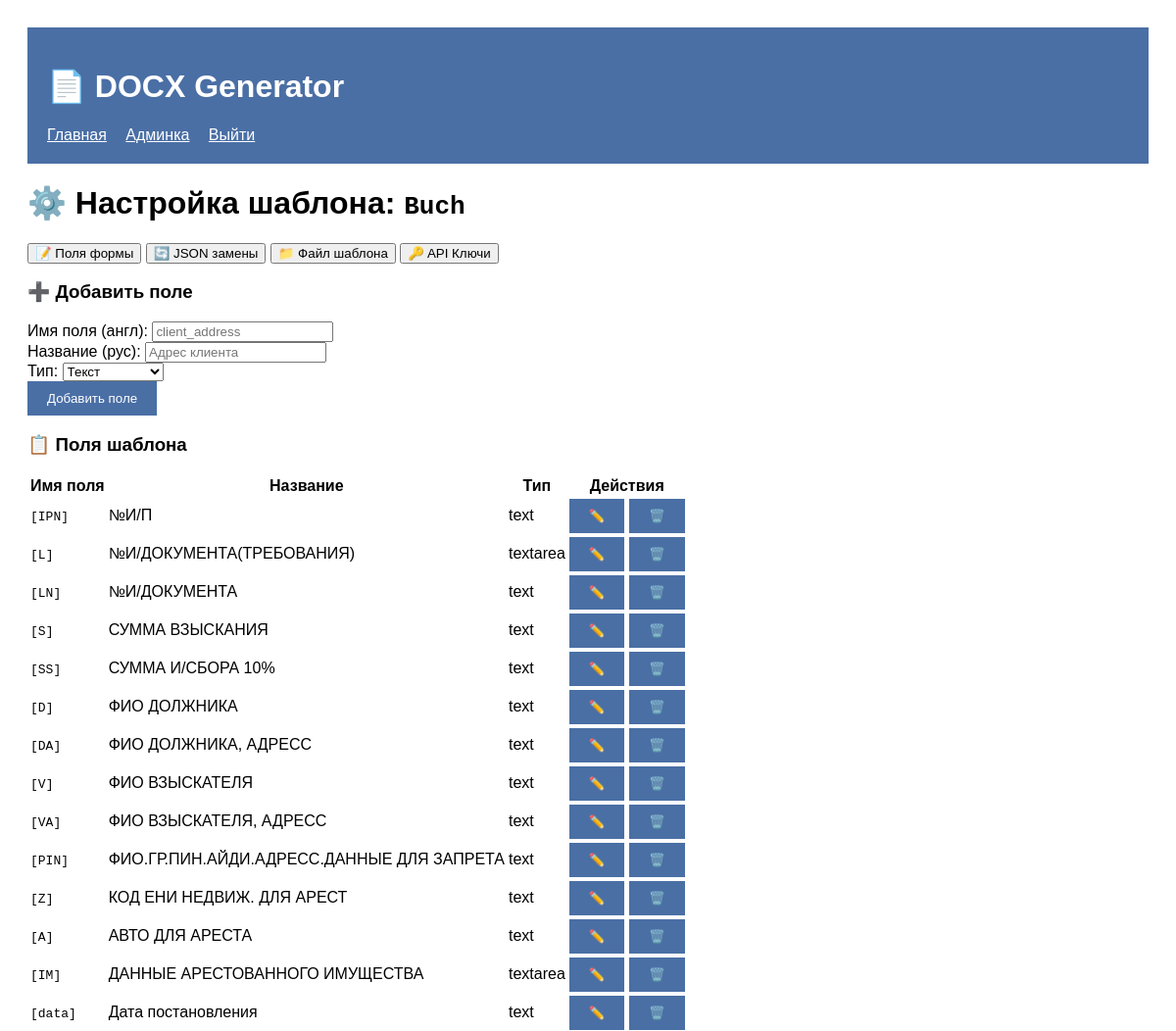
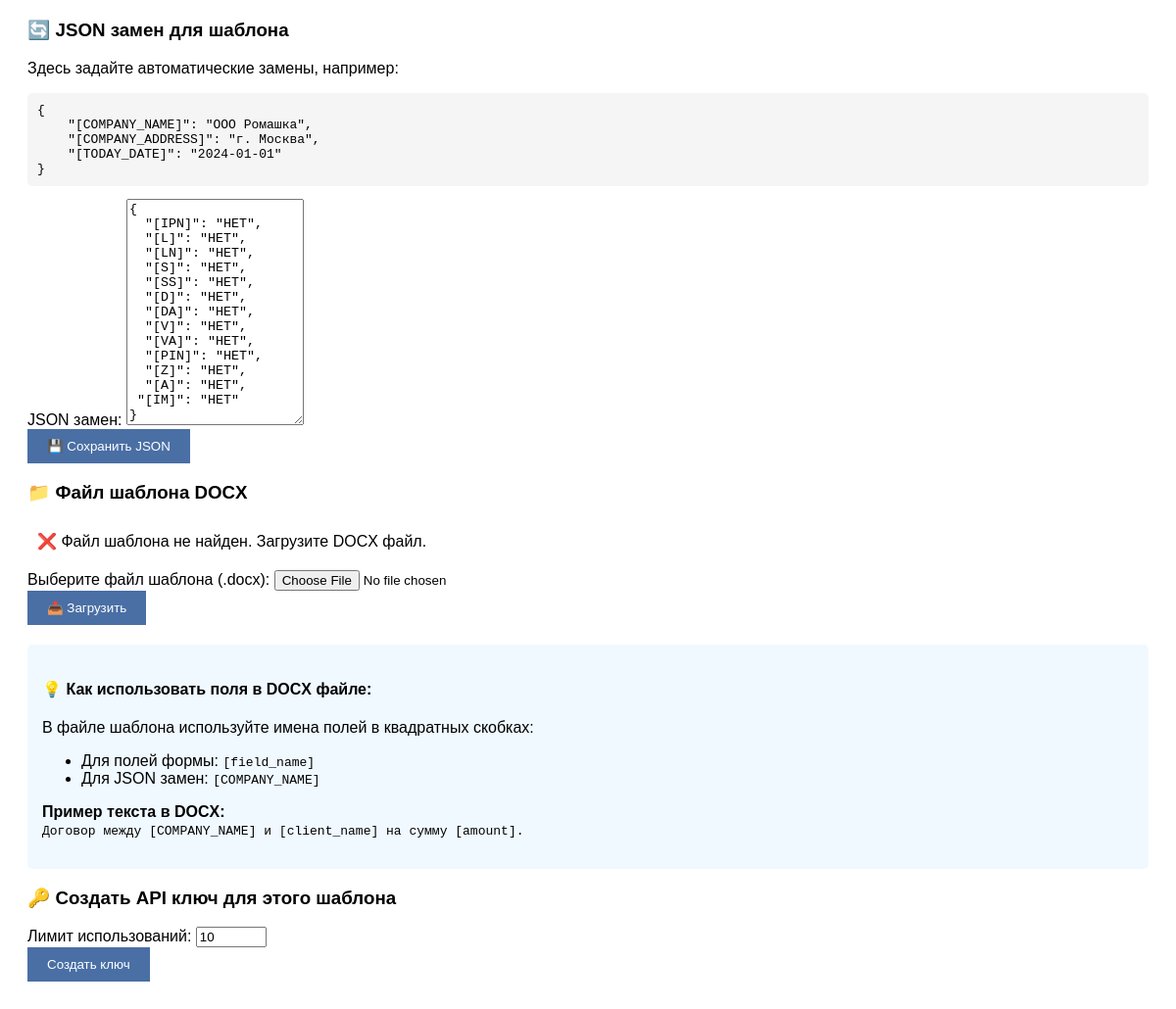
The page /admin/template/Buch (signed in) on the database its author committed (2 pictures, top to bottom).
### tables this page shows
CREATE TABLE template_fields (
            id INTEGER PRIMARY KEY AUTOINCREMENT,
            template_name TEXT NOT NULL,
            field_name TEXT NOT NULL,
            field_label TEXT NOT NULL,
            field_type TEXT DEFAULT 'text',
            field_order INTEGER DEFAULT 0,
            created_at TIMESTAMP DEFAULT CURRENT_TIMESTAMP,
            UNIQUE(template_name, field_name),
            FOREIGN KEY (template_name) REFERENCES templates(name) ON DELETE CASCADE
        );

CREATE TABLE template_replacements (
            template_name TEXT PRIMARY KEY,
            replacements_json TEXT,
            updated_at TIMESTAMP DEFAULT CURRENT_TIMESTAMP,
            FOREIGN KEY (template_name) REFERENCES templates(name) ON DELETE CASCADE
        );

### app.py (the view, shortened to what this page needs)
@app.route('/admin/template/<template_name>', methods=['GET', 'POST'])
@admin_required
def manage_template(template_name):
    fields = get_template_fields(template_name)
    replacements_json = get_template_replacements(template_name)
    template_file_exists = os.path.exists(
        os.path.join(Config.TEMPLATES_STORAGE, f"{secure_filename(template_name)}.docx")
    )
    return render_template('manage_template.html',
                         template_name=template_name,
                         fields=fields,
                         replacements_json=replacements_json,
                         template_file_exists=template_file_exists)

### app.py (called while the page is built)
def admin_required(f):
    @wraps(f)
    def decorated_function(*args, **kwargs):
        if 'admin_auth' not in session:
            return redirect(url_for('admin_login'))
        return f(*args, **kwargs)
    return decorated_function

### database.py (called while the page is built)
def get_db():
    conn = sqlite3.connect(Config.DATABASE_PATH)
    conn.row_factory = sqlite3.Row
    return conn

def get_template_fields(template_name):
    conn = get_db()
    c = conn.cursor()
    c.execute('''
        SELECT field_name, field_label, field_type, field_order
        FROM template_fields
        WHERE template_name = ?
        ORDER BY field_order
    ''', (template_name,))
    fields = c.fetchall()
    conn.close()
    return fields

def get_template_replacements(template_name):
    conn = get_db()
    c = conn.cursor()
    c.execute('SELECT replacements_json FROM template_replacements WHERE template_name = ?',
              (template_name,))
    result = c.fetchone()
    conn.close()
    return result['replacements_json'] if result else '{}'

### templates/manage_template.html (shortened to what this page needs)
{% extends "base.html" %}
{% block content %}
<h1>⚙️ Настройка шаблона: <code>{{ template_name }}</code></h1>
<div class="tabs">
    <button class="tab active" data-tab="fields-tab">📝 Поля формы</button>
    <button class="tab" data-tab="json-tab">🔄 JSON замены</button>
    <button class="tab" data-tab="file-tab">📁 Файл шаблона</button>
    <button class="tab" data-tab="keys-tab">🔑 API Ключи</button>
</div>
<div id="fields-tab" class="tab-content active">
    <div class="card">
        <h3>➕ Добавить поле</h3>
        <form method="POST">
            <div class="form-group">
                <label>Имя поля (англ):</label>
                <input type="text" name="field_name" placeholder="client_address" required>
            </div>
            <div class="form-group">
                <label>Название (рус):</label>
                <input type="text" name="field_label" placeholder="Адрес клиента" required>
            </div>
            <div class="form-group">
                <label>Тип:</label>
                <select name="field_type">
                    <option value="text">Текст</option>
                </select>
            </div>
            <button type="submit" class="btn">Добавить поле</button>
        </form>
    </div>
    <div class="card">
        <h3>📋 Поля шаблона</h3>
        {% if fields %}
        <table class="table">
            <thead>
                <tr>
                    <th>Имя поля</th>
                    <th>Название</th>
                    <th>Тип</th>
                    <th>Действия</th>
                </tr>
            </thead>
            <tbody>
                {% for field_name, field_label, field_type, field_order in fields %}
                <tr>
                    <td><code>[{{ field_name }}]</code></td>
                    <td>{{ field_label }}</td>
                    <td>{{ field_type }}</td>
                    <td>
                        <button onclick="editField('{{ field_name }}', '{{ field_label }}', '{{ field_type }}')"
                                class="btn btn-secondary">
                            ✏️
                        </button>
                        <form method="POST" style="display: inline;">
                            <button type="submit" class="btn btn-danger" onclick="return confirm('Удалить поле?')">
                                🗑️
                            </button>
                        </form>
                    </td>
                </tr>
                {% endfor %}
            </tbody>
        </table>
        {% else %}
        <p>Нет полей. Добавьте первое поле выше.</p>
        {% endif %}
    </div>
</div>
<div id="json-tab" class="tab-content">
    <div class="card">
        <h3>🔄 JSON замен для шаблона</h3>
        <p>Здесь задайте автоматические замены, например:</p>
        <pre style="background: #f5f5f5; padding: 10px; border-radius: 5px;">
{
    "[COMPANY_NAME]": "ООО Ромашка",
    "[COMPANY_ADDRESS]": "г. Москва",
    "[TODAY_DATE]": "2024-01-01"
}</pre>
        <div class="form-group">
            <label>JSON замен:</label>
            <textarea id="replacements_json" rows="15" style="font-family: monospace;">{{ replacements_json }}</textarea>
        </div>
        <button onclick="saveReplacements()" class="btn">💾 Сохранить JSON</button>
    </div>
</div>
<div id="file-tab" class="tab-content">
    <div class="card">
        <h3>📁 Файл шаблона DOCX</h3>
        {% if template_file_exists %}
        <div class="alert alert-success">
            ✅ Файл шаблона загружен: <code>{{ template_name }}.docx</code>
        </div>
        {% else %}
        <div class="alert alert-error">
            ❌ Файл шаблона не найден. Загрузите DOCX файл.
        </div>
        {% endif %}
        <form method="POST" enctype="multipart/form-data">
            <div class="form-group">
                <label>Выберите файл шаблона (.docx):</label>
                <input type="file" name="template_file" accept=".docx">
            </div>
            <button type="submit" class="btn">📤 Загрузить</button>
        </form>
        <div style="margin-top: 20px; background: #f0f9ff; padding: 15px; border-radius: 5px;">
            <h4>💡 Как использовать поля в DOCX файле:</h4>
            <p>В файле шаблона используйте имена полей в квадратных скобках:</p>
            <ul>
                <li>Для полей формы: <code>[field_name]</code></li>
                <li>Для JSON замен: <code>[COMPANY_NAME]</code></li>
            </ul>
            <p><strong>Пример текста в DOCX:</strong><br>
            <code>Договор между [COMPANY_NAME] и [client_name] на сумму [amount].</code></p>
        </div>
    </div>
</div>
<div id="keys-tab" class="tab-content">
    <div class="card">
        <h3>🔑 Создать API ключ для этого шаблона</h3>
        <form method="POST" action="{{ url_for('admin') }}">
            <div class="form-group">
                <label>Лимит использований:</label>
                <input type="number" name="limit_count" value="10" min="1" max="1000">
            </div>
            <button type="submit" class="btn">Создать ключ</button>
        </form>
    </div>
</div>
{% endblock %}

### templates/base.html (style rules this page uses)
body { font-family: Arial; padding: 20px; }
.alert { padding: 10px; margin: 10px 0; }
.btn { padding: 10px 20px; background: #4a6fa5; color: white; border: none; cursor: pointer; }

### rows shown on the page
template_fields: field_name "IPN", field_label "№И/П", field_type "text"
template_fields: field_name "L", field_label "№И/ДОКУМЕНТА(ТРЕБОВАНИЯ)", field_type "textarea"
template_fields: field_name "LN", field_label "№И/ДОКУМЕНТА", field_type "text"
template_fields: field_name "S", field_label "СУММА ВЗЫСКАНИЯ", field_type "text"
template_fields: field_name "SS", field_label "СУММА И/СБОРА 10%", field_type "text"
template_fields: field_name "D", field_label "ФИО ДОЛЖНИКА", field_type "text"
template_fields: field_name "DA", field_label "ФИО ДОЛЖНИКА, АДРЕСС", field_type "text"
template_fields: field_name "V", field_label "ФИО ВЗЫСКАТЕЛЯ", field_type "text"
template_fields: field_name "VA", field_label "ФИО ВЗЫСКАТЕЛЯ, АДРЕСС", field_type "text"
template_fields: field_name "PIN", field_label "ФИО.ГР.ПИН.АЙДИ.АДРЕСС.ДАННЫЕ ДЛЯ ЗАПРЕТА", field_type "text"
template_fields: field_name "Z", field_label "КОД ЕНИ НЕДВИЖ. ДЛЯ АРЕСТ", field_type "text"
template_fields: field_name "A", field_label "АВТО ДЛЯ АРЕСТА", field_type "text"
template_fields: field_name "IM", field_label "ДАННЫЕ АРЕСТОВАННОГО ИМУЩЕСТВА", field_type "textarea"
template_fields: field_name "data", field_label "Дата постановления", field_type "text"
template_replacements: replacements_json "{ \"[IPN]\": \"НЕТ\", \"[L]\": \"НЕТ\", \"[LN]\": \"НЕТ\", \"[S]\": \"НЕТ\", \"[SS]\": \"НЕТ\", \"[D]\": \"НЕТ\", \"[DA]\": \"НЕТ\", \"[V]\": \"НЕТ\", \"[VA]\": \"НЕТ\", \"[PIN]\": \"НЕТ\", \"[Z]\": \"НЕТ\", \"[A]\": \"НЕТ\", \"[IM]\": \"НЕТ\" }"

### other values the page prints
{{ template_name }} "Buch"
